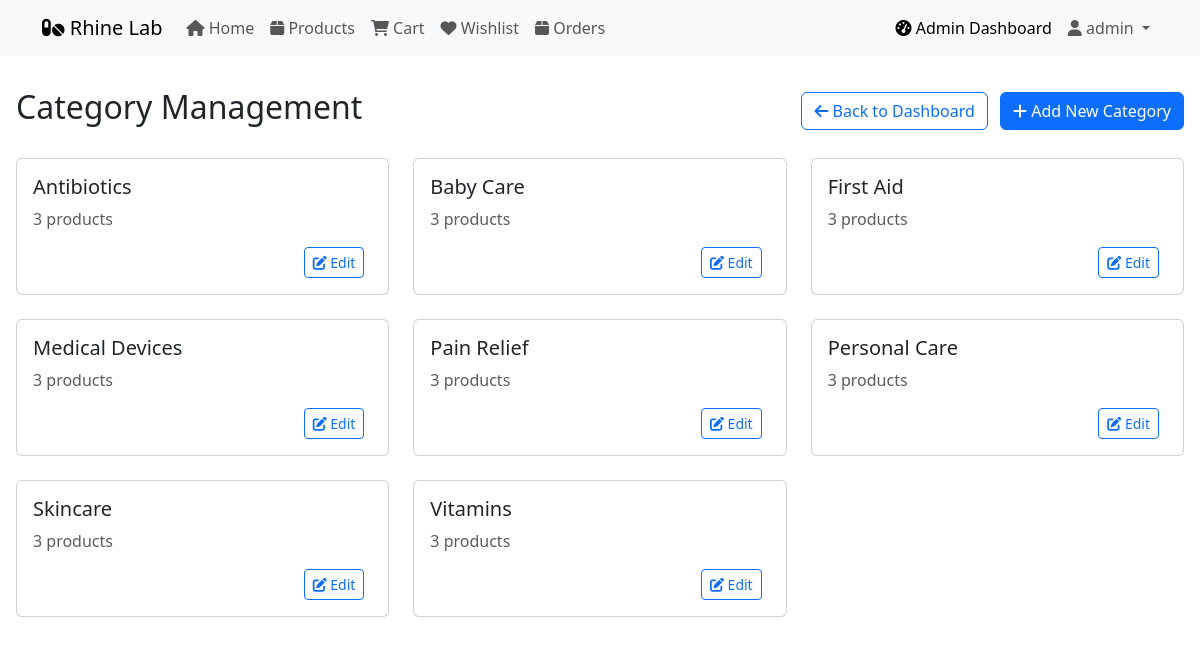
The page /admin_categories.php (signed in) on the database its author committed.
### tables this page shows
CREATE TABLE `categories` (
  `category_id` int(11) NOT NULL AUTO_INCREMENT,
  `name` varchar(50) NOT NULL,
  `description` text,
  PRIMARY KEY (`category_id`)
);

### admin_categories.php (the view, shortened to what this page needs)
<?php
require_once("db.php");
$query = "SELECT c.*, COUNT(p.product_id) as product_count
          FROM categories c
          LEFT JOIN products p ON c.category_id = p.category_id
          GROUP BY c.category_id
          ORDER BY c.name";
$stmt = $mysqli->prepare($query);
$stmt->execute();
$categories = $stmt->get_result()->fetch_all(MYSQLI_ASSOC);
?>
<!DOCTYPE html>
<html lang="en">
<head>
    <link href="https://cdn.jsdelivr.net/npm/bootstrap@5.3.0/dist/css/bootstrap.min.css" rel="stylesheet">
    <link rel="stylesheet" href="https://cdnjs.cloudflare.com/ajax/libs/font-awesome/6.0.0/css/all.min.css">
</head>
<body>
    <?php include 'navbar.php'; ?>
    <div class="admin-container">
        <div class="d-flex justify-content-between align-items-center mb-4">
            <h1 class="h2">Category Management</h1>
            <div>
                <a href="admin_dashboard.php" class="btn btn-outline-primary me-2">
                    <i class="fas fa-arrow-left"></i> Back to Dashboard
                </a>
                <button type="button" class="btn btn-primary" data-bs-toggle="modal" data-bs-target="#createCategoryModal">
                    <i class="fas fa-plus"></i> Add New Category
                </button>
            </div>
        </div>
        <div class="row g-4">
            <?php foreach ($categories as $category): ?>
                <div class="col-md-4">
                    <div class="card category-card h-100">
                        <div class="card-body">
                            <h5 class="card-title"><?php echo htmlspecialchars($category['name']); ?></h5>
                            <p class="card-text text-muted">
                                <?php echo $category['product_count']; ?> products
                            </p>
                            <div class="d-flex justify-content-end">
                                <button type="button" class="btn btn-sm btn-outline-primary me-2" data-bs-toggle="modal" data-bs-target="#editCategoryModal<?php echo $category['category_id']; ?>">
                                    <i class="fas fa-edit"></i> Edit
                                </button>
                            </div>
                        </div>
                    </div>
                </div>
            <?php endforeach; ?>
        </div>
    </div>
</body>
</html>

### admin_categories.php (style rules this page uses)
.admin-container { max-width: 1200px; margin: 2rem auto; padding: 0 1rem; }
.category-card { transition: transform 0.2s; }

### rows shown on the page
categories: name "Antibiotics", product_count "3"
categories: name "Baby Care", product_count "3"
categories: name "First Aid", product_count "3"
categories: name "Medical Devices", product_count "3"
categories: name "Pain Relief", product_count "3"
categories: name "Personal Care", product_count "3"
categories: name "Skincare", product_count "3"
categories: name "Vitamins", product_count "3"

### other values the page prints
$_SESSION['name'] "admin"
